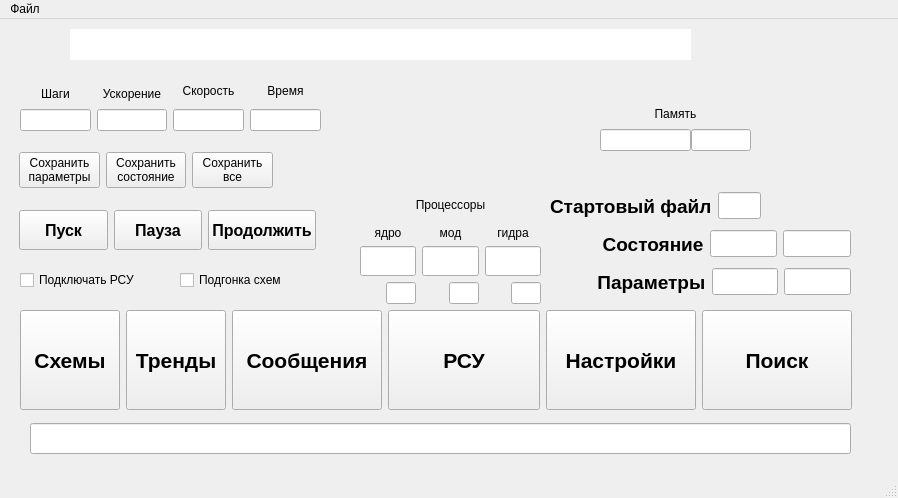
<?xml version="1.0" encoding="UTF-8"?>
<ui version="4.0">
 <class>MainWindow</class>
 <widget class="QMainWindow" name="MainWindow">
  <property name="geometry">
   <rect>
    <x>0</x>
    <y>0</y>
    <width>898</width>
    <height>498</height>
   </rect>
  </property>
  <property name="windowTitle">
   <string>MainWindow</string>
  </property>
  <widget class="QWidget" name="centralwidget">
   <widget class="QLineEdit" name="Msg">
    <property name="geometry">
     <rect>
      <x>30</x>
      <y>404</y>
      <width>821</width>
      <height>31</height>
     </rect>
    </property>
    <property name="font">
     <font>
      <family>Tahoma</family>
      <pointsize>12</pointsize>
      <bold>true</bold>
     </font>
    </property>
    <property name="readOnly">
     <bool>true</bool>
    </property>
   </widget>
   <widget class="QLineEdit" name="Project">
    <property name="geometry">
     <rect>
      <x>70</x>
      <y>10</y>
      <width>621</width>
      <height>31</height>
     </rect>
    </property>
    <property name="font">
     <font>
      <family>Z003 [urw]</family>
      <pointsize>24</pointsize>
      <italic>true</italic>
      <bold>false</bold>
     </font>
    </property>
    <property name="cursor">
     <cursorShape>BlankCursor</cursorShape>
    </property>
    <property name="frame">
     <bool>false</bool>
    </property>
    <property name="alignment">
     <set>Qt::AlignmentFlag::AlignCenter</set>
    </property>
    <property name="readOnly">
     <bool>true</bool>
    </property>
   </widget>
   <widget class="QWidget" name="layoutWidget">
    <property name="geometry">
     <rect>
      <x>20</x>
      <y>290</y>
      <width>832</width>
      <height>102</height>
     </rect>
    </property>
    <layout class="QHBoxLayout" name="horizontalLayout">
     <item>
      <widget class="QPushButton" name="Shema">
       <property name="minimumSize">
        <size>
         <width>100</width>
         <height>100</height>
        </size>
       </property>
       <property name="maximumSize">
        <size>
         <width>100</width>
         <height>16777215</height>
        </size>
       </property>
       <property name="font">
        <font>
         <family>Tahoma</family>
         <pointsize>16</pointsize>
         <bold>true</bold>
        </font>
       </property>
       <property name="text">
        <string>Схемы</string>
       </property>
      </widget>
     </item>
     <item>
      <widget class="QPushButton" name="Trends">
       <property name="minimumSize">
        <size>
         <width>100</width>
         <height>100</height>
        </size>
       </property>
       <property name="maximumSize">
        <size>
         <width>100</width>
         <height>16777215</height>
        </size>
       </property>
       <property name="font">
        <font>
         <family>Tahoma</family>
         <pointsize>16</pointsize>
         <bold>true</bold>
        </font>
       </property>
       <property name="text">
        <string>Тренды</string>
       </property>
      </widget>
     </item>
     <item>
      <widget class="QPushButton" name="Messages">
       <property name="minimumSize">
        <size>
         <width>150</width>
         <height>100</height>
        </size>
       </property>
       <property name="maximumSize">
        <size>
         <width>150</width>
         <height>16777215</height>
        </size>
       </property>
       <property name="font">
        <font>
         <family>Tahoma</family>
         <pointsize>16</pointsize>
         <bold>true</bold>
        </font>
       </property>
       <property name="text">
        <string>Сообщения</string>
       </property>
      </widget>
     </item>
     <item>
      <widget class="QPushButton" name="RSU">
       <property name="minimumSize">
        <size>
         <width>150</width>
         <height>100</height>
        </size>
       </property>
       <property name="font">
        <font>
         <family>Tahoma</family>
         <pointsize>16</pointsize>
         <bold>true</bold>
        </font>
       </property>
       <property name="text">
        <string>РСУ</string>
       </property>
      </widget>
     </item>
     <item>
      <widget class="QPushButton" name="Settings">
       <property name="minimumSize">
        <size>
         <width>150</width>
         <height>100</height>
        </size>
       </property>
       <property name="maximumSize">
        <size>
         <width>150</width>
         <height>16777215</height>
        </size>
       </property>
       <property name="font">
        <font>
         <family>Tahoma</family>
         <pointsize>16</pointsize>
         <bold>true</bold>
        </font>
       </property>
       <property name="text">
        <string>Настройки</string>
       </property>
      </widget>
     </item>
     <item>
      <widget class="QPushButton" name="FindObj">
       <property name="minimumSize">
        <size>
         <width>150</width>
         <height>100</height>
        </size>
       </property>
       <property name="maximumSize">
        <size>
         <width>100</width>
         <height>16777215</height>
        </size>
       </property>
       <property name="font">
        <font>
         <family>Tahoma</family>
         <pointsize>16</pointsize>
         <bold>true</bold>
        </font>
       </property>
       <property name="text">
        <string>Поиск</string>
       </property>
      </widget>
     </item>
    </layout>
   </widget>
   <widget class="QWidget" name="layoutWidget">
    <property name="geometry">
     <rect>
      <x>600</x>
      <y>80</y>
      <width>151</width>
      <height>52</height>
     </rect>
    </property>
    <layout class="QVBoxLayout" name="verticalLayout_7">
     <property name="spacing">
      <number>0</number>
     </property>
     <item>
      <widget class="QLabel" name="label_5">
       <property name="text">
        <string>Память</string>
       </property>
       <property name="alignment">
        <set>Qt::AlignmentFlag::AlignCenter</set>
       </property>
      </widget>
     </item>
     <item>
      <layout class="QHBoxLayout" name="horizontalLayout_6">
       <item>
        <widget class="QLineEdit" name="mem_sys">
         <property name="sizePolicy">
          <sizepolicy hsizetype="Expanding" vsizetype="Fixed">
           <horstretch>60</horstretch>
           <verstretch>0</verstretch>
          </sizepolicy>
         </property>
         <property name="alignment">
          <set>Qt::AlignmentFlag::AlignRight|Qt::AlignmentFlag::AlignTrailing|Qt::AlignmentFlag::AlignVCenter</set>
         </property>
        </widget>
       </item>
       <item>
        <widget class="QLineEdit" name="mem_int">
         <property name="sizePolicy">
          <sizepolicy hsizetype="Expanding" vsizetype="Fixed">
           <horstretch>40</horstretch>
           <verstretch>0</verstretch>
          </sizepolicy>
         </property>
         <property name="alignment">
          <set>Qt::AlignmentFlag::AlignRight|Qt::AlignmentFlag::AlignTrailing|Qt::AlignmentFlag::AlignVCenter</set>
         </property>
        </widget>
       </item>
      </layout>
     </item>
    </layout>
   </widget>
   <widget class="QWidget" name="layoutWidget">
    <property name="geometry">
     <rect>
      <x>550</x>
      <y>170</y>
      <width>301</width>
      <height>110</height>
     </rect>
    </property>
    <layout class="QVBoxLayout" name="verticalLayout">
     <item>
      <layout class="QHBoxLayout" name="horizontalLayout_4">
       <item>
        <widget class="QLabel" name="label">
         <property name="minimumSize">
          <size>
           <width>0</width>
           <height>30</height>
          </size>
         </property>
         <property name="font">
          <font>
           <family>Tahoma</family>
           <pointsize>14</pointsize>
           <bold>true</bold>
          </font>
         </property>
         <property name="text">
          <string>Стартовый файл</string>
         </property>
        </widget>
       </item>
       <item>
        <widget class="QLineEdit" name="StartFile">
         <property name="sizePolicy">
          <sizepolicy hsizetype="Expanding" vsizetype="Fixed">
           <horstretch>20</horstretch>
           <verstretch>0</verstretch>
          </sizepolicy>
         </property>
         <property name="minimumSize">
          <size>
           <width>0</width>
           <height>0</height>
          </size>
         </property>
         <property name="font">
          <font>
           <family>Tahoma</family>
           <pointsize>12</pointsize>
           <bold>true</bold>
          </font>
         </property>
        </widget>
       </item>
       <item>
        <spacer name="horizontalSpacer">
         <property name="orientation">
          <enum>Qt::Orientation::Horizontal</enum>
         </property>
         <property name="sizeHint" stdset="0">
          <size>
           <width>90</width>
           <height>20</height>
          </size>
         </property>
        </spacer>
       </item>
      </layout>
     </item>
     <item>
      <layout class="QHBoxLayout" name="horizontalLayout_2">
       <item>
        <widget class="QLabel" name="label_2">
         <property name="minimumSize">
          <size>
           <width>0</width>
           <height>30</height>
          </size>
         </property>
         <property name="font">
          <font>
           <family>Tahoma</family>
           <pointsize>14</pointsize>
           <bold>true</bold>
          </font>
         </property>
         <property name="text">
          <string>          Состояние</string>
         </property>
        </widget>
       </item>
       <item>
        <widget class="QLineEdit" name="StateRead">
         <property name="font">
          <font>
           <family>Tahoma</family>
           <pointsize>12</pointsize>
           <bold>true</bold>
          </font>
         </property>
         <property name="alignment">
          <set>Qt::AlignmentFlag::AlignRight|Qt::AlignmentFlag::AlignTrailing|Qt::AlignmentFlag::AlignVCenter</set>
         </property>
        </widget>
       </item>
       <item>
        <widget class="QLineEdit" name="StateWrite">
         <property name="font">
          <font>
           <family>Tahoma</family>
           <pointsize>12</pointsize>
           <bold>true</bold>
          </font>
         </property>
         <property name="alignment">
          <set>Qt::AlignmentFlag::AlignRight|Qt::AlignmentFlag::AlignTrailing|Qt::AlignmentFlag::AlignVCenter</set>
         </property>
        </widget>
       </item>
      </layout>
     </item>
     <item>
      <layout class="QHBoxLayout" name="horizontalLayout_3">
       <item>
        <widget class="QLabel" name="label_3">
         <property name="minimumSize">
          <size>
           <width>0</width>
           <height>30</height>
          </size>
         </property>
         <property name="font">
          <font>
           <family>Tahoma</family>
           <pointsize>14</pointsize>
           <bold>true</bold>
          </font>
         </property>
         <property name="text">
          <string>         Параметры</string>
         </property>
        </widget>
       </item>
       <item>
        <widget class="QLineEdit" name="ParamsRead">
         <property name="font">
          <font>
           <family>Tahoma</family>
           <pointsize>12</pointsize>
           <bold>true</bold>
          </font>
         </property>
         <property name="alignment">
          <set>Qt::AlignmentFlag::AlignRight|Qt::AlignmentFlag::AlignTrailing|Qt::AlignmentFlag::AlignVCenter</set>
         </property>
        </widget>
       </item>
       <item>
        <widget class="QLineEdit" name="ParamsWrite">
         <property name="font">
          <font>
           <family>Tahoma</family>
           <pointsize>12</pointsize>
           <bold>true</bold>
          </font>
         </property>
         <property name="alignment">
          <set>Qt::AlignmentFlag::AlignRight|Qt::AlignmentFlag::AlignTrailing|Qt::AlignmentFlag::AlignVCenter</set>
         </property>
        </widget>
       </item>
      </layout>
     </item>
    </layout>
   </widget>
   <widget class="QWidget" name="layoutWidget">
    <property name="geometry">
     <rect>
      <x>19</x>
      <y>190</y>
      <width>297</width>
      <height>42</height>
     </rect>
    </property>
    <layout class="QHBoxLayout" name="horizontalLayout_7">
     <item>
      <widget class="QPushButton" name="Start">
       <property name="minimumSize">
        <size>
         <width>80</width>
         <height>40</height>
        </size>
       </property>
       <property name="font">
        <font>
         <family>Tahoma</family>
         <pointsize>12</pointsize>
         <bold>true</bold>
        </font>
       </property>
       <property name="text">
        <string>Пуск</string>
       </property>
      </widget>
     </item>
     <item>
      <widget class="QPushButton" name="Pause">
       <property name="minimumSize">
        <size>
         <width>80</width>
         <height>40</height>
        </size>
       </property>
       <property name="font">
        <font>
         <family>Tahoma</family>
         <pointsize>12</pointsize>
         <bold>true</bold>
        </font>
       </property>
       <property name="text">
        <string>Пауза</string>
       </property>
      </widget>
     </item>
     <item>
      <widget class="QPushButton" name="Contunue">
       <property name="minimumSize">
        <size>
         <width>80</width>
         <height>40</height>
        </size>
       </property>
       <property name="font">
        <font>
         <family>Tahoma</family>
         <pointsize>12</pointsize>
         <bold>true</bold>
        </font>
       </property>
       <property name="text">
        <string>Продолжить</string>
       </property>
      </widget>
     </item>
    </layout>
   </widget>
   <widget class="QWidget" name="layoutWidget">
    <property name="geometry">
     <rect>
      <x>19</x>
      <y>130</y>
      <width>254</width>
      <height>43</height>
     </rect>
    </property>
    <layout class="QHBoxLayout" name="horizontalLayout_8">
     <item>
      <widget class="QPushButton" name="save_params">
       <property name="text">
        <string>Сохранить
параметры</string>
       </property>
      </widget>
     </item>
     <item>
      <widget class="QPushButton" name="save_state">
       <property name="text">
        <string>Сохранить
состояние</string>
       </property>
      </widget>
     </item>
     <item>
      <widget class="QPushButton" name="save_all">
       <property name="text">
        <string>Сохранить
все</string>
       </property>
      </widget>
     </item>
    </layout>
   </widget>
   <widget class="QWidget" name="layoutWidget">
    <property name="geometry">
     <rect>
      <x>360</x>
      <y>170</y>
      <width>181</width>
      <height>115</height>
     </rect>
    </property>
    <layout class="QVBoxLayout" name="verticalLayout_9">
     <item>
      <widget class="QLabel" name="label_4">
       <property name="text">
        <string>Процессоры</string>
       </property>
       <property name="alignment">
        <set>Qt::AlignmentFlag::AlignCenter</set>
       </property>
      </widget>
     </item>
     <item>
      <layout class="QHBoxLayout" name="horizontalLayout_12">
       <item>
        <layout class="QVBoxLayout" name="verticalLayout_2">
         <item>
          <widget class="QLabel" name="label_6">
           <property name="sizePolicy">
            <sizepolicy hsizetype="Preferred" vsizetype="Preferred">
             <horstretch>0</horstretch>
             <verstretch>10</verstretch>
            </sizepolicy>
           </property>
           <property name="text">
            <string>ядро</string>
           </property>
           <property name="alignment">
            <set>Qt::AlignmentFlag::AlignCenter</set>
           </property>
          </widget>
         </item>
         <item>
          <widget class="QLineEdit" name="cpu0">
           <property name="sizePolicy">
            <sizepolicy hsizetype="Expanding" vsizetype="Fixed">
             <horstretch>0</horstretch>
             <verstretch>90</verstretch>
            </sizepolicy>
           </property>
           <property name="minimumSize">
            <size>
             <width>0</width>
             <height>30</height>
            </size>
           </property>
           <property name="alignment">
            <set>Qt::AlignmentFlag::AlignRight|Qt::AlignmentFlag::AlignTrailing|Qt::AlignmentFlag::AlignVCenter</set>
           </property>
          </widget>
         </item>
         <item>
          <layout class="QHBoxLayout" name="horizontalLayout_9">
           <item>
            <spacer name="horizontalSpacer_2">
             <property name="orientation">
              <enum>Qt::Orientation::Horizontal</enum>
             </property>
             <property name="sizeHint" stdset="0">
              <size>
               <width>13</width>
               <height>17</height>
              </size>
             </property>
            </spacer>
           </item>
           <item>
            <widget class="QLineEdit" name="cpu_0">
             <property name="maximumSize">
              <size>
               <width>30</width>
               <height>16777215</height>
              </size>
             </property>
             <property name="alignment">
              <set>Qt::AlignmentFlag::AlignRight|Qt::AlignmentFlag::AlignTrailing|Qt::AlignmentFlag::AlignVCenter</set>
             </property>
            </widget>
           </item>
          </layout>
         </item>
        </layout>
       </item>
       <item>
        <layout class="QVBoxLayout" name="verticalLayout_3">
         <item>
          <widget class="QLabel" name="label_10">
           <property name="text">
            <string>мод</string>
           </property>
           <property name="alignment">
            <set>Qt::AlignmentFlag::AlignCenter</set>
           </property>
          </widget>
         </item>
         <item>
          <widget class="QLineEdit" name="cpu1">
           <property name="minimumSize">
            <size>
             <width>0</width>
             <height>30</height>
            </size>
           </property>
           <property name="alignment">
            <set>Qt::AlignmentFlag::AlignRight|Qt::AlignmentFlag::AlignTrailing|Qt::AlignmentFlag::AlignVCenter</set>
           </property>
          </widget>
         </item>
         <item>
          <layout class="QHBoxLayout" name="horizontalLayout_10">
           <item>
            <spacer name="horizontalSpacer_3">
             <property name="orientation">
              <enum>Qt::Orientation::Horizontal</enum>
             </property>
             <property name="sizeHint" stdset="0">
              <size>
               <width>13</width>
               <height>17</height>
              </size>
             </property>
            </spacer>
           </item>
           <item>
            <widget class="QLineEdit" name="cpu_1">
             <property name="maximumSize">
              <size>
               <width>30</width>
               <height>16777215</height>
              </size>
             </property>
             <property name="alignment">
              <set>Qt::AlignmentFlag::AlignRight|Qt::AlignmentFlag::AlignTrailing|Qt::AlignmentFlag::AlignVCenter</set>
             </property>
            </widget>
           </item>
          </layout>
         </item>
        </layout>
       </item>
       <item>
        <layout class="QVBoxLayout" name="verticalLayout_8">
         <item>
          <widget class="QLabel" name="label_11">
           <property name="text">
            <string>гидра</string>
           </property>
           <property name="alignment">
            <set>Qt::AlignmentFlag::AlignCenter</set>
           </property>
          </widget>
         </item>
         <item>
          <widget class="QLineEdit" name="cpu2">
           <property name="minimumSize">
            <size>
             <width>0</width>
             <height>30</height>
            </size>
           </property>
           <property name="alignment">
            <set>Qt::AlignmentFlag::AlignRight|Qt::AlignmentFlag::AlignTrailing|Qt::AlignmentFlag::AlignVCenter</set>
           </property>
          </widget>
         </item>
         <item>
          <layout class="QHBoxLayout" name="horizontalLayout_11">
           <item>
            <spacer name="horizontalSpacer_4">
             <property name="orientation">
              <enum>Qt::Orientation::Horizontal</enum>
             </property>
             <property name="sizeHint" stdset="0">
              <size>
               <width>13</width>
               <height>17</height>
              </size>
             </property>
            </spacer>
           </item>
           <item>
            <widget class="QLineEdit" name="cpu_2">
             <property name="maximumSize">
              <size>
               <width>30</width>
               <height>16777215</height>
              </size>
             </property>
             <property name="alignment">
              <set>Qt::AlignmentFlag::AlignRight|Qt::AlignmentFlag::AlignTrailing|Qt::AlignmentFlag::AlignVCenter</set>
             </property>
            </widget>
           </item>
          </layout>
         </item>
        </layout>
       </item>
      </layout>
     </item>
    </layout>
   </widget>
   <widget class="QWidget" name="layoutWidget">
    <property name="geometry">
     <rect>
      <x>20</x>
      <y>60</y>
      <width>301</width>
      <height>52</height>
     </rect>
    </property>
    <layout class="QHBoxLayout" name="horizontalLayout_5">
     <item>
      <layout class="QVBoxLayout" name="verticalLayout_4">
       <property name="spacing">
        <number>0</number>
       </property>
       <item>
        <widget class="QLabel" name="label_7">
         <property name="text">
          <string>Шаги</string>
         </property>
         <property name="alignment">
          <set>Qt::AlignmentFlag::AlignCenter</set>
         </property>
        </widget>
       </item>
       <item>
        <widget class="QLineEdit" name="kStep">
         <property name="alignment">
          <set>Qt::AlignmentFlag::AlignRight|Qt::AlignmentFlag::AlignTrailing|Qt::AlignmentFlag::AlignVCenter</set>
         </property>
         <property name="readOnly">
          <bool>true</bool>
         </property>
        </widget>
       </item>
      </layout>
     </item>
     <item>
      <layout class="QVBoxLayout" name="verticalLayout_5">
       <property name="spacing">
        <number>0</number>
       </property>
       <item>
        <widget class="QLabel" name="label_8">
         <property name="text">
          <string>Ускорение</string>
         </property>
         <property name="alignment">
          <set>Qt::AlignmentFlag::AlignCenter</set>
         </property>
        </widget>
       </item>
       <item>
        <widget class="QLineEdit" name="Accel">
         <property name="alignment">
          <set>Qt::AlignmentFlag::AlignRight|Qt::AlignmentFlag::AlignTrailing|Qt::AlignmentFlag::AlignVCenter</set>
         </property>
         <property name="readOnly">
          <bool>true</bool>
         </property>
        </widget>
       </item>
      </layout>
     </item>
     <item>
      <layout class="QVBoxLayout" name="verticalLayout_6">
       <item>
        <widget class="QLabel" name="label_9">
         <property name="text">
          <string>Скорость</string>
         </property>
         <property name="alignment">
          <set>Qt::AlignmentFlag::AlignCenter</set>
         </property>
        </widget>
       </item>
       <item>
        <widget class="QLineEdit" name="Speed">
         <property name="alignment">
          <set>Qt::AlignmentFlag::AlignRight|Qt::AlignmentFlag::AlignTrailing|Qt::AlignmentFlag::AlignVCenter</set>
         </property>
        </widget>
       </item>
      </layout>
     </item>
     <item>
      <layout class="QVBoxLayout" name="verticalLayout_10">
       <item>
        <widget class="QLabel" name="label_12">
         <property name="text">
          <string>Время</string>
         </property>
         <property name="alignment">
          <set>Qt::AlignmentFlag::AlignCenter</set>
         </property>
        </widget>
       </item>
       <item>
        <widget class="QLineEdit" name="Time">
         <property name="alignment">
          <set>Qt::AlignmentFlag::AlignRight|Qt::AlignmentFlag::AlignTrailing|Qt::AlignmentFlag::AlignVCenter</set>
         </property>
        </widget>
       </item>
      </layout>
     </item>
    </layout>
   </widget>
   <widget class="QCheckBox" name="Use_RSU">
    <property name="geometry">
     <rect>
      <x>20</x>
      <y>250</y>
      <width>131</width>
      <height>22</height>
     </rect>
    </property>
    <property name="text">
     <string>Подключать РСУ</string>
    </property>
   </widget>
   <widget class="QCheckBox" name="Tune_Shem">
    <property name="geometry">
     <rect>
      <x>180</x>
      <y>250</y>
      <width>131</width>
      <height>22</height>
     </rect>
    </property>
    <property name="text">
     <string>Подгонка схем</string>
    </property>
   </widget>
  </widget>
  <widget class="QMenuBar" name="menubar">
   <property name="geometry">
    <rect>
     <x>0</x>
     <y>0</y>
     <width>898</width>
     <height>22</height>
    </rect>
   </property>
   <widget class="QMenu" name="menu">
    <property name="title">
     <string>Файл</string>
    </property>
    <addaction name="exit"/>
    <addaction name="action"/>
   </widget>
   <addaction name="menu"/>
  </widget>
  <widget class="QStatusBar" name="statusbar"/>
  <action name="exit">
   <property name="text">
    <string>закончить</string>
   </property>
  </action>
  <action name="action">
   <property name="text">
    <string>загркзить</string>
   </property>
  </action>
 </widget>
 <resources/>
 <connections/>
</ui>
